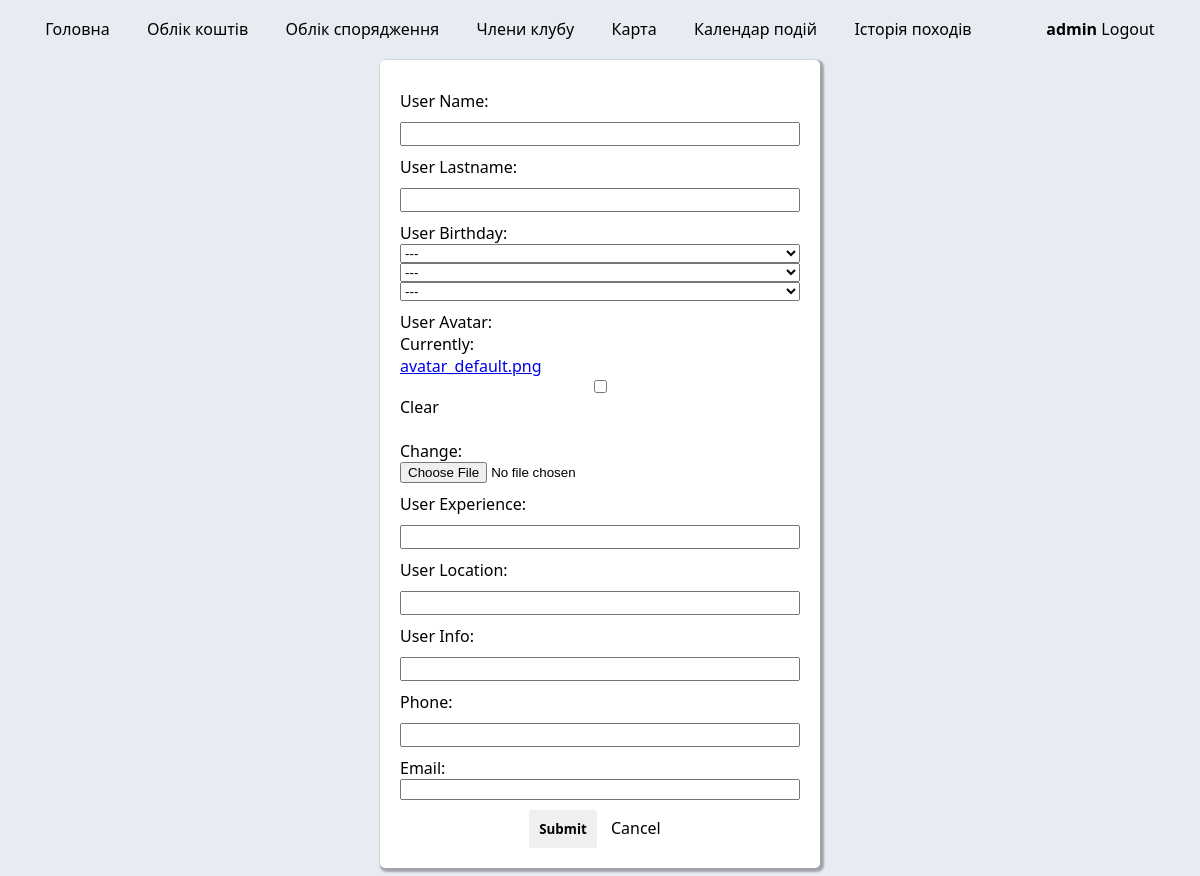
The page /change_profile/1/ (signed in) on the database as committed earlier.
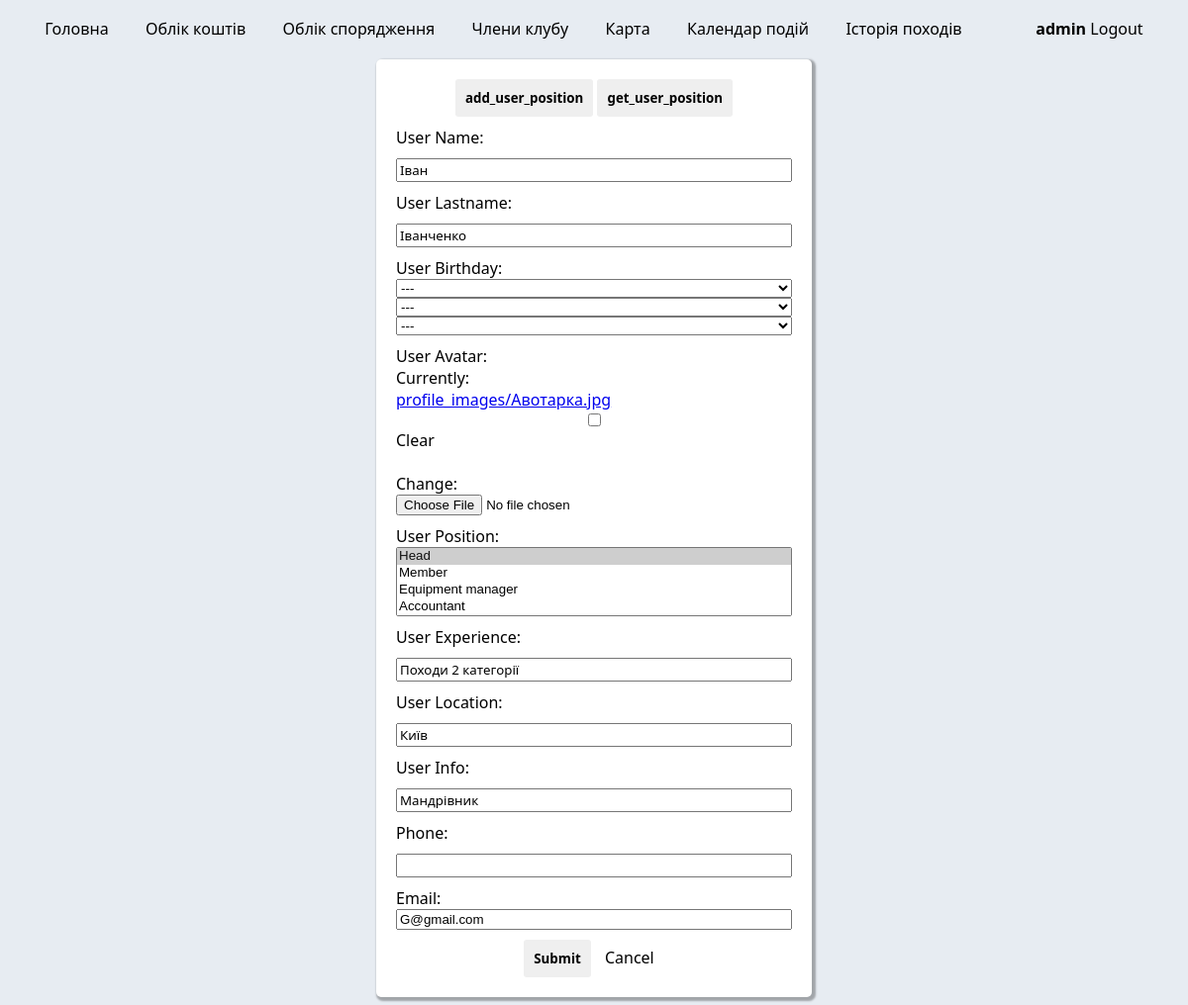
The same page on the database as committed later.
### users/models.py (models this page shows, shortened)
class Profile(models.Model):
    user_name = models.CharField(max_length=50)
    user_lastname = models.CharField(max_length=50)
    user_birthday = models.DateField(blank=True, null=True)
    user_avatar = models.ImageField(default='avatar_default.png', upload_to='profile_images')
    user_position = models.ManyToManyField(UserPositions)
    user_experience = models.CharField(max_length=250)
    user_location = models.CharField(max_length=50)
    user_info = models.CharField(max_length=250)
    phone = PhoneNumberField(blank=True)
    email = models.EmailField(max_length=100)
    user = models.OneToOneField(User, on_delete=models.CASCADE)

### users/views.py (the view)
# urls.py: path("change_profile/<int:user_id>/", views.change_profile, name="change_profile"),
@decorators.login_required(login_url='/login/')
def change_profile(request, user_id):
    member = get_object_or_404(Profile, pk=user_id)
    allowed_positions = ["Head"] #### Винести в окремий файл
    profile = request.user.profile
    has_permission = profile.user_position.filter(positions_category__in=allowed_positions).exists()
    if member.user != request.user and not has_permission:
        messages.error(request, 'Ви не маєте прав доступу до цієї сторінки')
        return redirect(to='users:club_members')
    if request.method == "POST":
        form = MembersForm(request.POST, request.FILES, instance=member)
        if form.is_valid():
            form.save()
            return redirect('users:club_members')
    else:
        form = MembersForm(instance=member)
    return render(
                request,
                'users/change_profile.html',
                context={'form': form, 'member': member, "has_permission":has_permission}
                )

### users/forms.py
class MembersForm(ModelForm):
    user_name = CharField(max_length=50, required=True, widget=TextInput())
    user_lastname = CharField(max_length=50, required=True, widget=TextInput())
    user_birthday = DateField(required=False, widget=SelectDateWidget)
    user_avatar = ImageField(required=False)
    user_position = ModelMultipleChoiceField(
        queryset=models.UserPositions.objects.all(),
        widget=SelectMultiple,
        required=True
    )
    user_experience = CharField(max_length=250, required=True, widget=TextInput())
    user_location = CharField(max_length=50, required=True, widget=TextInput())
    user_info = CharField(max_length=250, required=True, widget=TextInput())
    phone = PhoneNumberField()
    email = EmailField(max_length=100, required=True)
    class Meta:
        model = models.Profile
        fields = [
            'user_name',
            'user_lastname',
            'user_birthday',
            'user_avatar',
            'user_position',
            'user_experience',
            'user_location',
            'user_info',
            'phone',
            'email',
        ]

### users/models.py (called while the page is built)
    def __str__(self):
        return self.positions_category

### users/templates/users/change_profile.html (shortened to what this page needs)
{% extends "layouts/base.html" %}
{% block content %}
  <form method="POST" enctype="multipart/form-data">
    <div class="modal">
    {% if has_permission %}
      <a class="link" href="{% url 'users:add_user_position' %}" role="button"><button class="btn" type="button"> add_user_position</button></a>
      <a class="link" href="{% url 'users:get_user_position' %}" role="button"><button class="btn" type="button"> get_user_position</button></a>
    {% endif %}
      <div class="pole">
        <label class="pole__label">User Name: </label>
        {{ form.user_name }}
      </div>
      <div class="pole">
        <label class="pole__label">User Lastname: </label>
        {{ form.user_lastname }}
      </div>
      <div class="pole">
        <label class="pole__label">User Birthday: </label>
        {{ form.user_birthday }}
      </div>
      <div class="pole">
        <label class="pole__label">User Avatar: </label>
        {{ form.user_avatar }}
      </div>
      {% if has_permission %}
      <div class="pole">
        <label class="pole__label">User Position: </label>
        {{ form.user_position }}
      </div>
      {% endif %}
      <div class="pole">
        <label class="pole__label">User Experience: </label>
        {{ form.user_experience }}
      </div>
      <div class="pole">
        <label class="pole__label">User Location: </label>
        {{ form.user_location }}
      </div>
      <div class="pole">
        <label class="pole__label">User Info: </label>
        {{ form.user_info }}
      </div>
      <div class="pole">
        <label class="pole__label">Phone: </label>
        {{ form.phone }}
      </div>
      <div class="pole">
        <label class="pole__label">Email: </label>
        {{ form.email }}
      </div>
      <div class="buttons">
        <button class="btn" type="submit">Submit</button>
        <a class="link link-btn" href="{% url 'users:club_members' %}" role="button">Cancel</a>
      </div>
    </div>
  </form>
{% endblock content %}

Rows that differ between the two databases and show on the page:
changed Profile: user_name (not shown) → "Іван"; user_lastname (not shown) → "Іванченко"; user_experience (not shown) → "Походи 2 категорії"; user_location (not shown) → "Київ"; user_info (not shown) → "Мандрівник"; email (not shown) → "G@gmail.com"
Other text that changed with them:
form field user_position: (not shown) → "Head ☑ / Member / Equipment manager / Accountant"
text no longer shown: "Currently: avatar_default.png Clear Change:"
text now shown: "add_user_position get_user_position Currently: profile_images/Авотарка.jpg Clear Change: User Position:"
